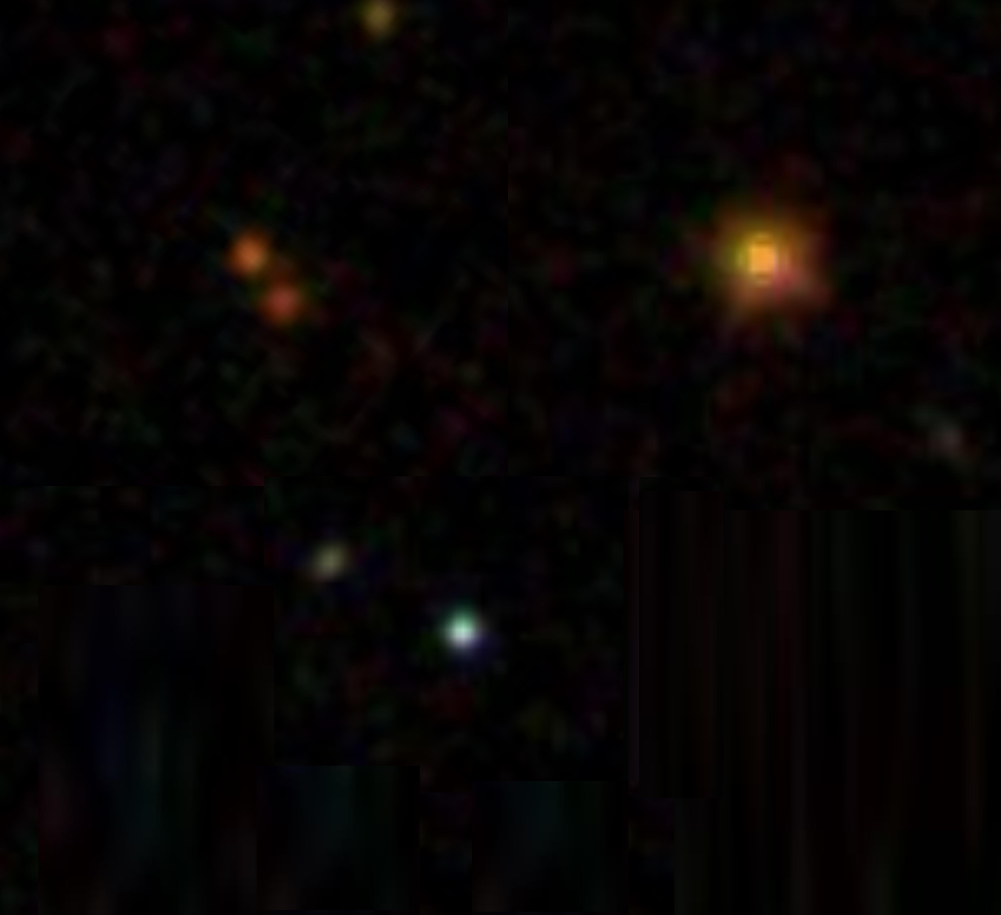
#> input picture image_processing/sky.png, 4004 x 3660 px (shown at 1/4 size)
$ jupyter execute --allow-errors image_processing.ipynb
#> lines starting #> are read from the running program, lines starting #| are printed output that depends on the picture
# Basic Image Processing

#### I have taken an image 'sky.png' which is stored in the 'image-processing' directory, and initially I will find the three brightest points (not spots) in that image.

[cell 1]
# Importing the required libraries
import numpy as np
import skimage.io
import skimage.color
import matplotlib.pyplot as plt

[cell 2]
image = skimage.io.imread("sky.png")            # Reading the image as 3D array
#> image is the input picture: shape (3660, 4004, 3); mean R, G, B 7.2, 4.5, 3.7
skimage.io.imshow(image)

[cell 3]
# Converting to grayscale helps in analysis by reducing the dimensions from 3 for RGB to 2 for grayscale.
gray_image = skimage.color.rgb2gray(image)
skimage.io.imsave('sky_grayscale.png', arr = gray_image)
skimage.io.imshow(gray_image)

[cell 4]
gray_image.shape
#> Out = (3660, 4004)

[cell 5]
indices = np.argsort(-gray_image, axis = None)   # getting an array of indices such that the elements corresponding to
                                                    # them are sorted in increasing order.

[cell 6]
final = [np.unravel_index(indices[0], gray_image.shape)]  # First element of sorted array indices is the brightest point i.e. P1
#> final = [(2519, 1854)]
count = 1
for i in indices:       # Loop to find P2 and P3
    j, k = np.unravel_index(i, gray_image.shape)          # this function returns the y and x coordinates in terms of pixel
    flag = 0
    for v in final:     # Loop to make sure that P1, P2 and P3 are at least 200 pixels apart
        if abs(v[0]-j) > 200 and abs(v[1]-k) > 200:
            flag += 1
    if flag == len(final):       # Verifying if all the coordinates inside final have been compared with (j, k)
        final.append((j, k))
    if len(final) == 3:          # Exit the loop after finding the three brightest points
        break
#> this loop made 50887 passes
#> (i, j, k) on passes 1 to 3: (10087930, 2519, 1854), (10087931, 2519, 1855), (10087929, 2519, 1853)
#> after the loop, final = [(2519, 1854), (1000, 3015), (2254, 1325)]

final
#> Out = [(2519, 1854), (1000, 3015), (2254, 1325)]

[cell 7]
# coordinates inside final are in the form of (y, x) as opposed to the convention of (x, y). On fixing that

bright = [(i[1], i[0]) for i in final]
#> bright = [(1854, 2519), (3015, 1000), (1325, 2254)]

# In skimage module x coordinate increases as we move from left to right in an image and y coordinate increases on moving
#from top to bottom, that means origin (0, 0) is at top left corner. Consider this while trying to see these points in the image

bright
#> Out = [(1854, 2519), (3015, 1000), (1325, 2254)]

[cell 8]
P1 = bright[0]
#> P1 = (1854, 2519)
P2 = bright[1]
#> P2 = (3015, 1000)
P3 = bright[2]
#> P3 = (1325, 2254)
print('P1 is :', P1)
#| P1 is : (1854, 2519)
print('P2 is :', P2)
#| P2 is : (3015, 1000)
print('P3 is :', P3)
#| P3 is : (1325, 2254)

#### Now, cropping the image to a size of $512 \times 512$, around the brightest point. The cropped image is also in the 'image_processing' folder.

[cell 9]
# We need to crop the image to a size of 512 X 512, with P1 at centre. This essentially means that x and y coordinates
# vary by 512/2 pixels around P1
512/2

[cell 10]
# We can crop the image around P1 by slicing

crop_img = image[P1[1] - 256 : P1[1] + 256, P1[0] - 256 : P1[0] +256]   #Varying y and x coordinates by 256 pixels from P1
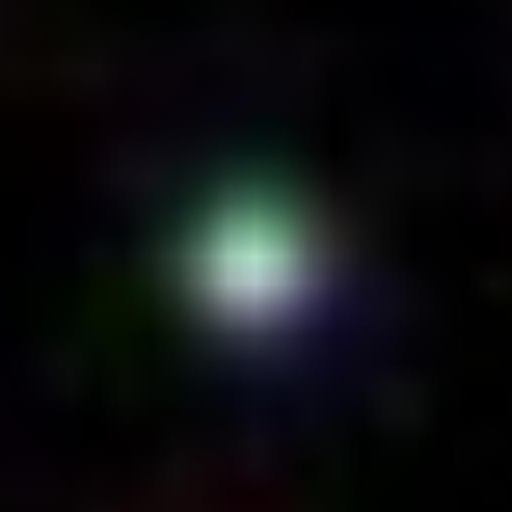
#> crop_img: shape (512, 512, 3); mean R, G, B 12.7, 14.6, 16.1
skimage.io.imsave('crop_img.png', arr = crop_img)
skimage.io.imshow(crop_img)

#### Drawing *contour plot* and *3D Surface plot* for the cropped image.

[cell 11]
# crop_img is of size 512 X 512 pixels. To draw contour plot and 3D surface plot, we will plot the 2D array of grayscaled
# crop_image as a function of x and y coordinates

X = np.arange(0, 512)    # getting an array for x coordinates
Y = np.arange(0, 512)    # getting an array for y coordinates
X, Y = np.meshgrid(X, Y) # making 2D array from X and Y
crop_img_gray = skimage.color.rgb2gray(crop_img)     # Reason for grayscaling is to get a 2D array
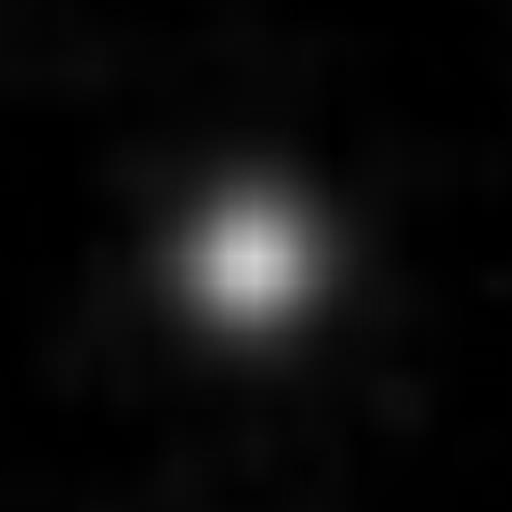
#> crop_img_gray: shape (512, 512) float64; min 0, max 0.82, mean 0.0562
